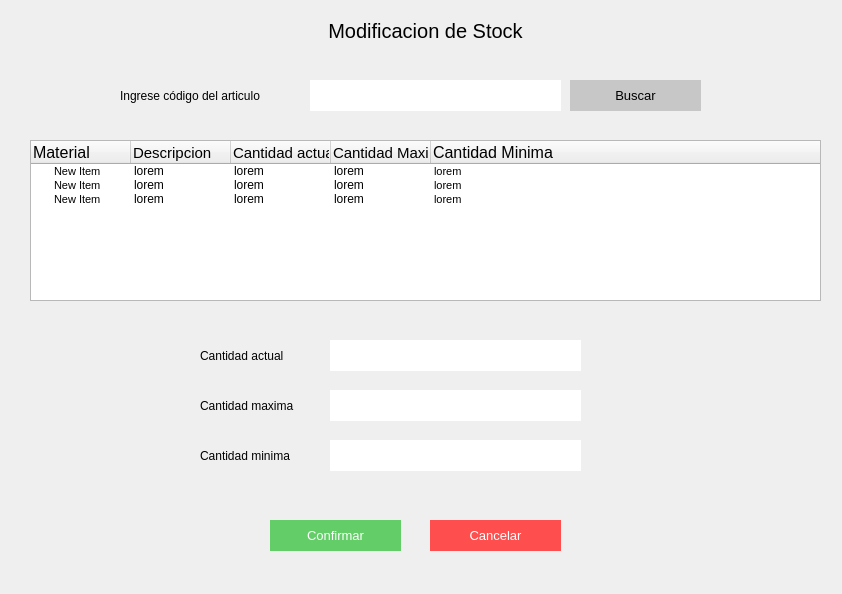
<?xml version="1.0" encoding="UTF-8"?>
<ui version="4.0">
 <class>Form</class>
 <widget class="QWidget" name="Form">
  <property name="geometry">
   <rect>
    <x>0</x>
    <y>0</y>
    <width>842</width>
    <height>594</height>
   </rect>
  </property>
  <property name="windowTitle">
   <string>Form</string>
  </property>
  <widget class="QLineEdit" name="ca_input_1">
   <property name="geometry">
    <rect>
     <x>310</x>
     <y>80</y>
     <width>251</width>
     <height>31</height>
    </rect>
   </property>
   <property name="styleSheet">
    <string notr="true">border:none;
background-color: rgb(255, 255, 255);
font: 11pt &quot;MS Shell Dlg 2&quot;;</string>
   </property>
   <property name="text">
    <string/>
   </property>
  </widget>
  <widget class="QPushButton" name="ca_btn_buscar">
   <property name="geometry">
    <rect>
     <x>570</x>
     <y>80</y>
     <width>131</width>
     <height>31</height>
    </rect>
   </property>
   <property name="styleSheet">
    <string notr="true">background-color: rgb(199, 199, 199);
color:black;
font-size:10pt;
border:none;</string>
   </property>
   <property name="text">
    <string>Buscar</string>
   </property>
  </widget>
  <widget class="QLabel" name="label">
   <property name="geometry">
    <rect>
     <x>120</x>
     <y>80</y>
     <width>171</width>
     <height>31</height>
    </rect>
   </property>
   <property name="styleSheet">
    <string notr="true">font: 11pt &quot;MS Shell Dlg 2&quot;;
text-align:center;</string>
   </property>
   <property name="text">
    <string>Ingrese código del articulo</string>
   </property>
  </widget>
  <widget class="QLabel" name="label_2">
   <property name="geometry">
    <rect>
     <x>10</x>
     <y>10</y>
     <width>831</width>
     <height>41</height>
    </rect>
   </property>
   <property name="styleSheet">
    <string notr="true">font-size:20px;
</string>
   </property>
   <property name="text">
    <string>Modificacion de Stock</string>
   </property>
   <property name="alignment">
    <set>Qt::AlignCenter</set>
   </property>
  </widget>
  <widget class="QTreeWidget" name="ca_tabla">
   <property name="geometry">
    <rect>
     <x>30</x>
     <y>140</y>
     <width>791</width>
     <height>161</height>
    </rect>
   </property>
   <column>
    <property name="text">
     <string>Material</string>
    </property>
    <property name="font">
     <font>
      <pointsize>12</pointsize>
     </font>
    </property>
   </column>
   <column>
    <property name="text">
     <string>Descripcion</string>
    </property>
    <property name="font">
     <font>
      <pointsize>11</pointsize>
     </font>
    </property>
   </column>
   <column>
    <property name="text">
     <string>Cantidad actual</string>
    </property>
    <property name="font">
     <font>
      <pointsize>11</pointsize>
     </font>
    </property>
   </column>
   <column>
    <property name="text">
     <string>Cantidad Maxima</string>
    </property>
    <property name="font">
     <font>
      <pointsize>11</pointsize>
     </font>
    </property>
   </column>
   <column>
    <property name="text">
     <string>Cantidad Minima</string>
    </property>
    <property name="font">
     <font>
      <pointsize>12</pointsize>
     </font>
    </property>
   </column>
   <item>
    <property name="text">
     <string>New Item  </string>
    </property>
    <property name="font">
     <font>
      <pointsize>8</pointsize>
     </font>
    </property>
    <property name="text">
     <string>lorem</string>
    </property>
    <property name="text">
     <string>lorem</string>
    </property>
    <property name="text">
     <string>lorem</string>
    </property>
    <property name="text">
     <string>lorem</string>
    </property>
    <property name="font">
     <font>
      <pointsize>8</pointsize>
     </font>
    </property>
   </item>
   <item>
    <property name="text">
     <string>New Item</string>
    </property>
    <property name="font">
     <font>
      <pointsize>8</pointsize>
     </font>
    </property>
    <property name="text">
     <string>lorem</string>
    </property>
    <property name="text">
     <string>lorem</string>
    </property>
    <property name="text">
     <string>lorem</string>
    </property>
    <property name="text">
     <string>lorem</string>
    </property>
    <property name="font">
     <font>
      <pointsize>8</pointsize>
     </font>
    </property>
   </item>
   <item>
    <property name="text">
     <string>New Item</string>
    </property>
    <property name="font">
     <font>
      <pointsize>8</pointsize>
     </font>
    </property>
    <property name="text">
     <string>lorem</string>
    </property>
    <property name="text">
     <string>lorem</string>
    </property>
    <property name="text">
     <string>lorem</string>
    </property>
    <property name="text">
     <string>lorem</string>
    </property>
    <property name="font">
     <font>
      <pointsize>8</pointsize>
     </font>
    </property>
   </item>
  </widget>
  <widget class="QLineEdit" name="ca_input_3">
   <property name="geometry">
    <rect>
     <x>330</x>
     <y>440</y>
     <width>251</width>
     <height>31</height>
    </rect>
   </property>
   <property name="styleSheet">
    <string notr="true">border:none;
background-color: rgb(255, 255, 255);
font: 11pt &quot;MS Shell Dlg 2&quot;;</string>
   </property>
   <property name="text">
    <string/>
   </property>
  </widget>
  <widget class="QLineEdit" name="ca_input_2">
   <property name="geometry">
    <rect>
     <x>330</x>
     <y>390</y>
     <width>251</width>
     <height>31</height>
    </rect>
   </property>
   <property name="styleSheet">
    <string notr="true">border:none;
background-color: rgb(255, 255, 255);
font: 11pt &quot;MS Shell Dlg 2&quot;;</string>
   </property>
   <property name="text">
    <string/>
   </property>
  </widget>
  <widget class="QLineEdit" name="ca_input_buscar">
   <property name="geometry">
    <rect>
     <x>330</x>
     <y>340</y>
     <width>251</width>
     <height>31</height>
    </rect>
   </property>
   <property name="styleSheet">
    <string notr="true">border:none;
background-color: rgb(255, 255, 255);
font: 11pt &quot;MS Shell Dlg 2&quot;;</string>
   </property>
   <property name="text">
    <string/>
   </property>
  </widget>
  <widget class="QLabel" name="label_3">
   <property name="geometry">
    <rect>
     <x>200</x>
     <y>340</y>
     <width>111</width>
     <height>31</height>
    </rect>
   </property>
   <property name="styleSheet">
    <string notr="true">font: 11pt &quot;MS Shell Dlg 2&quot;;
text-align:center;</string>
   </property>
   <property name="text">
    <string>Cantidad actual</string>
   </property>
  </widget>
  <widget class="QLabel" name="label_5">
   <property name="geometry">
    <rect>
     <x>200</x>
     <y>440</y>
     <width>111</width>
     <height>31</height>
    </rect>
   </property>
   <property name="styleSheet">
    <string notr="true">font: 11pt &quot;MS Shell Dlg 2&quot;;
text-align:center;</string>
   </property>
   <property name="text">
    <string>Cantidad minima</string>
   </property>
  </widget>
  <widget class="QLabel" name="label_4">
   <property name="geometry">
    <rect>
     <x>200</x>
     <y>390</y>
     <width>121</width>
     <height>31</height>
    </rect>
   </property>
   <property name="styleSheet">
    <string notr="true">font: 11pt &quot;MS Shell Dlg 2&quot;;
text-align:center;</string>
   </property>
   <property name="text">
    <string>Cantidad maxima</string>
   </property>
  </widget>
  <widget class="QPushButton" name="ca_btn_confirmar">
   <property name="geometry">
    <rect>
     <x>270</x>
     <y>520</y>
     <width>131</width>
     <height>31</height>
    </rect>
   </property>
   <property name="styleSheet">
    <string notr="true">background-color: rgb(99, 206, 104);
color:white;
font-size:10pt;
border:none;</string>
   </property>
   <property name="text">
    <string>Confirmar</string>
   </property>
  </widget>
  <widget class="QPushButton" name="ca_btn_cancelar">
   <property name="geometry">
    <rect>
     <x>430</x>
     <y>520</y>
     <width>131</width>
     <height>31</height>
    </rect>
   </property>
   <property name="styleSheet">
    <string notr="true">color:white;
font-size:10pt;
border:none;
background-color:#ff4e4e;</string>
   </property>
   <property name="text">
    <string>Cancelar</string>
   </property>
  </widget>
 </widget>
 <resources/>
 <connections/>
</ui>
